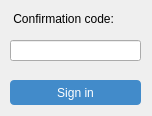
<?xml version="1.0" encoding="UTF-8"?>
<ui version="4.0">
 <class>Form</class>
 <widget class="QWidget" name="Form">
  <property name="geometry">
   <rect>
    <x>0</x>
    <y>0</y>
    <width>152</width>
    <height>116</height>
   </rect>
  </property>
  <property name="minimumSize">
   <size>
    <width>152</width>
    <height>116</height>
   </size>
  </property>
  <property name="maximumSize">
   <size>
    <width>152</width>
    <height>116</height>
   </size>
  </property>
  <property name="windowTitle">
   <string/>
  </property>
  <property name="styleSheet">
   <string notr="true">Widget{
color: #000;
background: #fff;
}

QPushButton{
color: #fff;
border-radius: 4px;
background-color: #428bca;
border-color: #357ebd;
}

QLineEdit:focus {
border: 1px solid #357ebd;
}</string>
  </property>
  <widget class="QPushButton" name="sign_in">
   <property name="geometry">
    <rect>
     <x>10</x>
     <y>80</y>
     <width>131</width>
     <height>25</height>
    </rect>
   </property>
   <property name="text">
    <string>Sign in</string>
   </property>
  </widget>
  <widget class="QLabel" name="code_text">
   <property name="geometry">
    <rect>
     <x>10</x>
     <y>10</y>
     <width>131</width>
     <height>17</height>
    </rect>
   </property>
   <property name="text">
    <string> Confirmation code:</string>
   </property>
  </widget>
  <widget class="QLineEdit" name="code">
   <property name="geometry">
    <rect>
     <x>10</x>
     <y>40</y>
     <width>131</width>
     <height>21</height>
    </rect>
   </property>
   <property name="alignment">
    <set>Qt::AlignmentFlag::AlignCenter</set>
   </property>
  </widget>
 </widget>
 <resources/>
 <connections/>
</ui>
